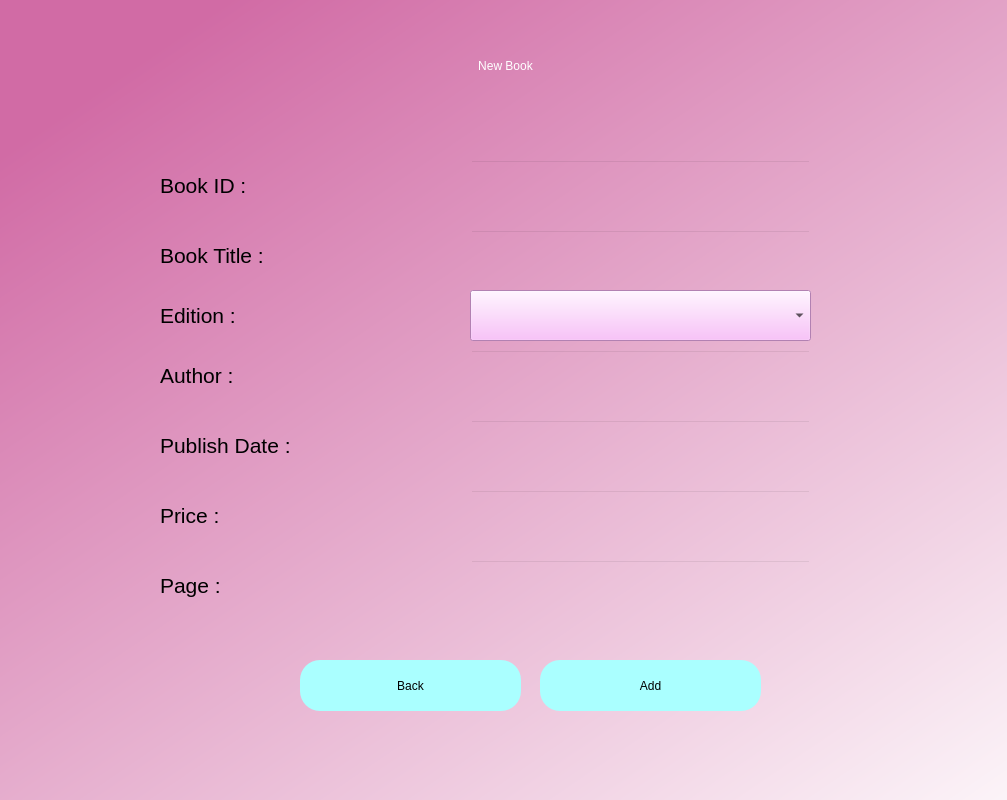
<?xml version="1.0" encoding="UTF-8"?>
<ui version="4.0">
 <class>newbook</class>
 <widget class="QDialog" name="newbook">
  <property name="geometry">
   <rect>
    <x>0</x>
    <y>0</y>
    <width>1007</width>
    <height>800</height>
   </rect>
  </property>
  <property name="windowTitle">
   <string>New Book</string>
  </property>
  <widget class="QWidget" name="bgwidget" native="true">
   <property name="geometry">
    <rect>
     <x>0</x>
     <y>0</y>
     <width>1201</width>
     <height>801</height>
    </rect>
   </property>
   <property name="styleSheet">
    <string notr="true">QWidget#bgwidget{
background-color:qlineargradient(spread:pad, x1:0.091, y1:0.101636, x2:0.991379, y2:0.977, stop:0 rgba(209, 107, 165, 255), stop:1 rgba(255, 255, 255, 255));}</string>
   </property>
   <widget class="QLabel" name="label">
    <property name="geometry">
     <rect>
      <x>10</x>
      <y>30</y>
      <width>991</width>
      <height>71</height>
     </rect>
    </property>
    <property name="styleSheet">
     <string notr="true">font: 36pt &quot;MS Shell Dlg 2&quot;; color:rgb(255, 255, 255)</string>
    </property>
    <property name="text">
     <string>New Book</string>
    </property>
    <property name="alignment">
     <set>Qt::AlignCenter</set>
    </property>
   </widget>
   <widget class="QPushButton" name="bback">
    <property name="geometry">
     <rect>
      <x>300</x>
      <y>660</y>
      <width>221</width>
      <height>51</height>
     </rect>
    </property>
    <property name="styleSheet">
     <string notr="true">border-radius:20px;
background-color: rgb(170, 255, 255);
font: 14pt &quot;MS Shell Dlg 2&quot;;</string>
    </property>
    <property name="text">
     <string>Back</string>
    </property>
   </widget>
   <widget class="QLineEdit" name="bt1">
    <property name="geometry">
     <rect>
      <x>470</x>
      <y>160</y>
      <width>341</width>
      <height>51</height>
     </rect>
    </property>
    <property name="styleSheet">
     <string notr="true">background-color:rgba(0,0,0,0);
font: 14pt &quot;MS Shell Dlg 2&quot;;</string>
    </property>
   </widget>
   <widget class="QLineEdit" name="bt2">
    <property name="geometry">
     <rect>
      <x>470</x>
      <y>230</y>
      <width>341</width>
      <height>51</height>
     </rect>
    </property>
    <property name="styleSheet">
     <string notr="true">background-color:rgba(0,0,0,0);
font: 14pt &quot;MS Shell Dlg 2&quot;;</string>
    </property>
   </widget>
   <widget class="QLabel" name="label_3">
    <property name="geometry">
     <rect>
      <x>160</x>
      <y>160</y>
      <width>241</width>
      <height>51</height>
     </rect>
    </property>
    <property name="font">
     <font>
      <family>MS Shell Dlg 2</family>
      <pointsize>16</pointsize>
      <weight>50</weight>
      <italic>false</italic>
      <bold>false</bold>
     </font>
    </property>
    <property name="styleSheet">
     <string notr="true">font: 16pt &quot;MS Shell Dlg 2&quot;;</string>
    </property>
    <property name="text">
     <string>Book ID :</string>
    </property>
   </widget>
   <widget class="QLabel" name="label_4">
    <property name="geometry">
     <rect>
      <x>160</x>
      <y>420</y>
      <width>241</width>
      <height>51</height>
     </rect>
    </property>
    <property name="font">
     <font>
      <family>MS Shell Dlg 2</family>
      <pointsize>16</pointsize>
      <weight>50</weight>
      <italic>false</italic>
      <bold>false</bold>
     </font>
    </property>
    <property name="styleSheet">
     <string notr="true">font: 16pt &quot;MS Shell Dlg 2&quot;;</string>
    </property>
    <property name="text">
     <string>Publish Date :</string>
    </property>
   </widget>
   <widget class="QLabel" name="error">
    <property name="geometry">
     <rect>
      <x>440</x>
      <y>540</y>
      <width>341</width>
      <height>20</height>
     </rect>
    </property>
    <property name="styleSheet">
     <string notr="true">font: 12pt &quot;MS Shell Dlg 2&quot;; color:red;</string>
    </property>
    <property name="text">
     <string/>
    </property>
   </widget>
   <widget class="QLabel" name="label_5">
    <property name="geometry">
     <rect>
      <x>160</x>
      <y>560</y>
      <width>241</width>
      <height>51</height>
     </rect>
    </property>
    <property name="font">
     <font>
      <family>MS Shell Dlg 2</family>
      <pointsize>16</pointsize>
      <weight>50</weight>
      <italic>false</italic>
      <bold>false</bold>
     </font>
    </property>
    <property name="styleSheet">
     <string notr="true">font: 16pt &quot;MS Shell Dlg 2&quot;;</string>
    </property>
    <property name="text">
     <string>Page :</string>
    </property>
   </widget>
   <widget class="QLineEdit" name="bt3">
    <property name="geometry">
     <rect>
      <x>470</x>
      <y>350</y>
      <width>341</width>
      <height>51</height>
     </rect>
    </property>
    <property name="styleSheet">
     <string notr="true">background-color:rgba(0,0,0,0);
font: 14pt &quot;MS Shell Dlg 2&quot;;</string>
    </property>
   </widget>
   <widget class="QLabel" name="label_6">
    <property name="geometry">
     <rect>
      <x>160</x>
      <y>230</y>
      <width>241</width>
      <height>51</height>
     </rect>
    </property>
    <property name="font">
     <font>
      <family>MS Shell Dlg 2</family>
      <pointsize>16</pointsize>
      <weight>50</weight>
      <italic>false</italic>
      <bold>false</bold>
     </font>
    </property>
    <property name="styleSheet">
     <string notr="true">font: 16pt &quot;MS Shell Dlg 2&quot;;</string>
    </property>
    <property name="text">
     <string>Book Title :</string>
    </property>
   </widget>
   <widget class="QLabel" name="label_7">
    <property name="geometry">
     <rect>
      <x>160</x>
      <y>290</y>
      <width>241</width>
      <height>51</height>
     </rect>
    </property>
    <property name="font">
     <font>
      <family>MS Shell Dlg 2</family>
      <pointsize>16</pointsize>
      <weight>50</weight>
      <italic>false</italic>
      <bold>false</bold>
     </font>
    </property>
    <property name="styleSheet">
     <string notr="true">font: 16pt &quot;MS Shell Dlg 2&quot;;</string>
    </property>
    <property name="text">
     <string>Edition :</string>
    </property>
   </widget>
   <widget class="QLabel" name="label_8">
    <property name="geometry">
     <rect>
      <x>160</x>
      <y>490</y>
      <width>241</width>
      <height>51</height>
     </rect>
    </property>
    <property name="font">
     <font>
      <family>MS Shell Dlg 2</family>
      <pointsize>16</pointsize>
      <weight>50</weight>
      <italic>false</italic>
      <bold>false</bold>
     </font>
    </property>
    <property name="styleSheet">
     <string notr="true">font: 16pt &quot;MS Shell Dlg 2&quot;;</string>
    </property>
    <property name="text">
     <string>Price :</string>
    </property>
   </widget>
   <widget class="QLabel" name="label_9">
    <property name="geometry">
     <rect>
      <x>160</x>
      <y>350</y>
      <width>241</width>
      <height>51</height>
     </rect>
    </property>
    <property name="font">
     <font>
      <family>MS Shell Dlg 2</family>
      <pointsize>16</pointsize>
      <weight>50</weight>
      <italic>false</italic>
      <bold>false</bold>
     </font>
    </property>
    <property name="styleSheet">
     <string notr="true">font: 16pt &quot;MS Shell Dlg 2&quot;;</string>
    </property>
    <property name="text">
     <string>Author :</string>
    </property>
   </widget>
   <widget class="QPushButton" name="badd">
    <property name="geometry">
     <rect>
      <x>540</x>
      <y>660</y>
      <width>221</width>
      <height>51</height>
     </rect>
    </property>
    <property name="styleSheet">
     <string notr="true">border-radius:20px;
background-color: rgb(170, 255, 255);
font: 14pt &quot;MS Shell Dlg 2&quot;;</string>
    </property>
    <property name="text">
     <string>Add</string>
    </property>
   </widget>
   <widget class="QLineEdit" name="bt4">
    <property name="geometry">
     <rect>
      <x>470</x>
      <y>420</y>
      <width>341</width>
      <height>51</height>
     </rect>
    </property>
    <property name="styleSheet">
     <string notr="true">background-color:rgba(0,0,0,0);
font: 14pt &quot;MS Shell Dlg 2&quot;;</string>
    </property>
   </widget>
   <widget class="QLineEdit" name="bt5">
    <property name="geometry">
     <rect>
      <x>470</x>
      <y>490</y>
      <width>341</width>
      <height>51</height>
     </rect>
    </property>
    <property name="styleSheet">
     <string notr="true">background-color:rgba(0,0,0,0);
font: 14pt &quot;MS Shell Dlg 2&quot;;</string>
    </property>
   </widget>
   <widget class="QLineEdit" name="bt6">
    <property name="geometry">
     <rect>
      <x>470</x>
      <y>560</y>
      <width>341</width>
      <height>51</height>
     </rect>
    </property>
    <property name="styleSheet">
     <string notr="true">background-color:rgba(0,0,0,0);
font: 14pt &quot;MS Shell Dlg 2&quot;;</string>
    </property>
   </widget>
   <widget class="QComboBox" name="bcm1">
    <property name="geometry">
     <rect>
      <x>470</x>
      <y>290</y>
      <width>341</width>
      <height>51</height>
     </rect>
    </property>
    <property name="styleSheet">
     <string notr="true">background-color:rgb(249, 180, 249);
font: 14pt &quot;MS Shell Dlg 2&quot;;</string>
    </property>
   </widget>
  </widget>
 </widget>
 <resources/>
 <connections/>
</ui>
